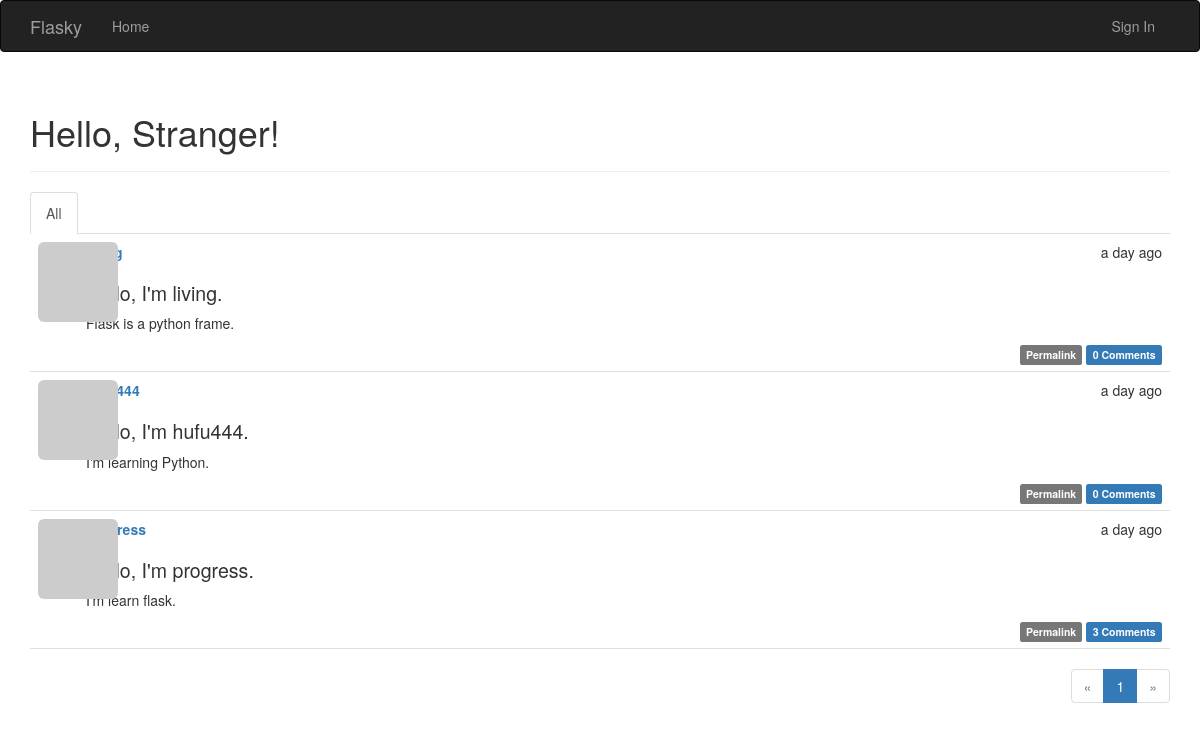
Before: / with the older database file.
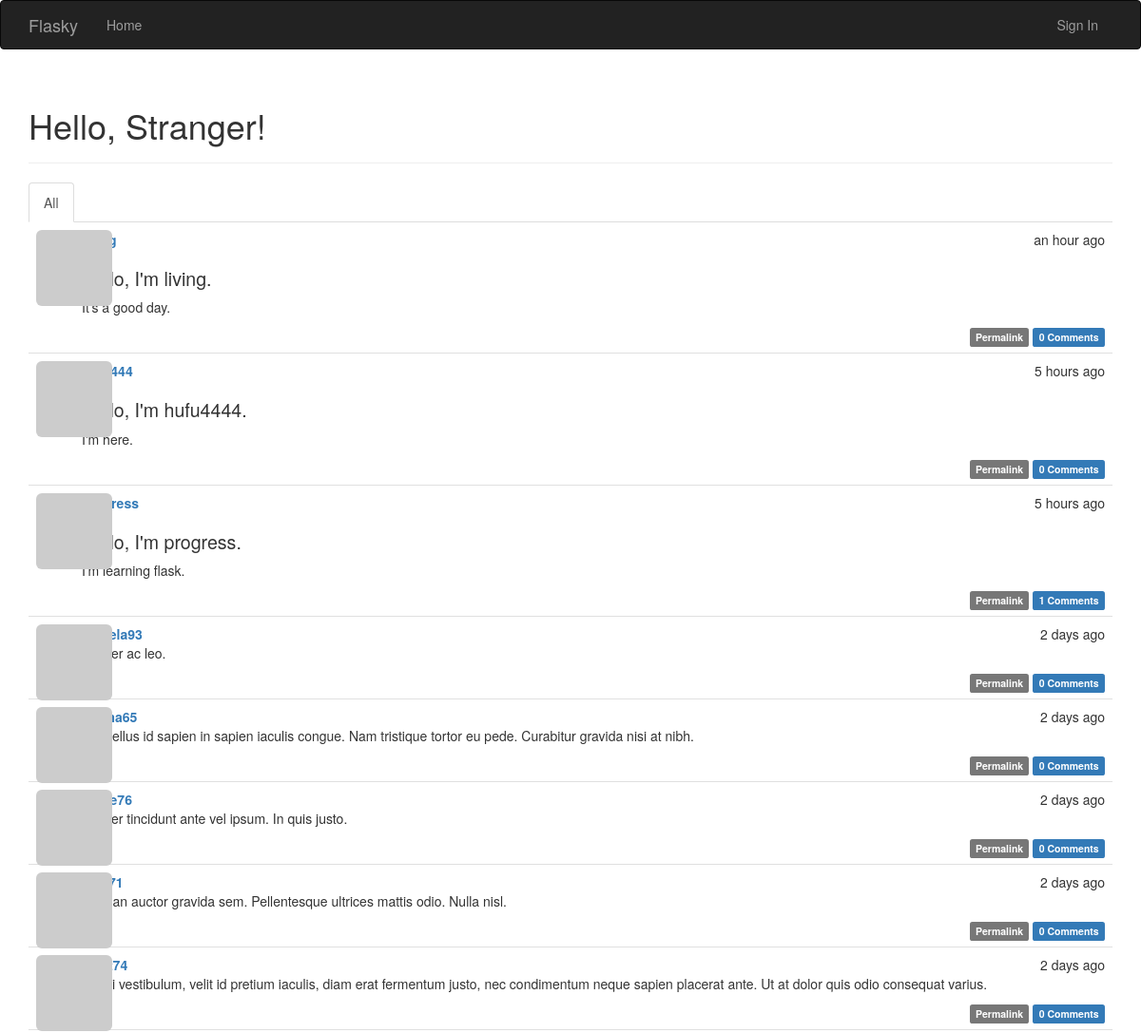
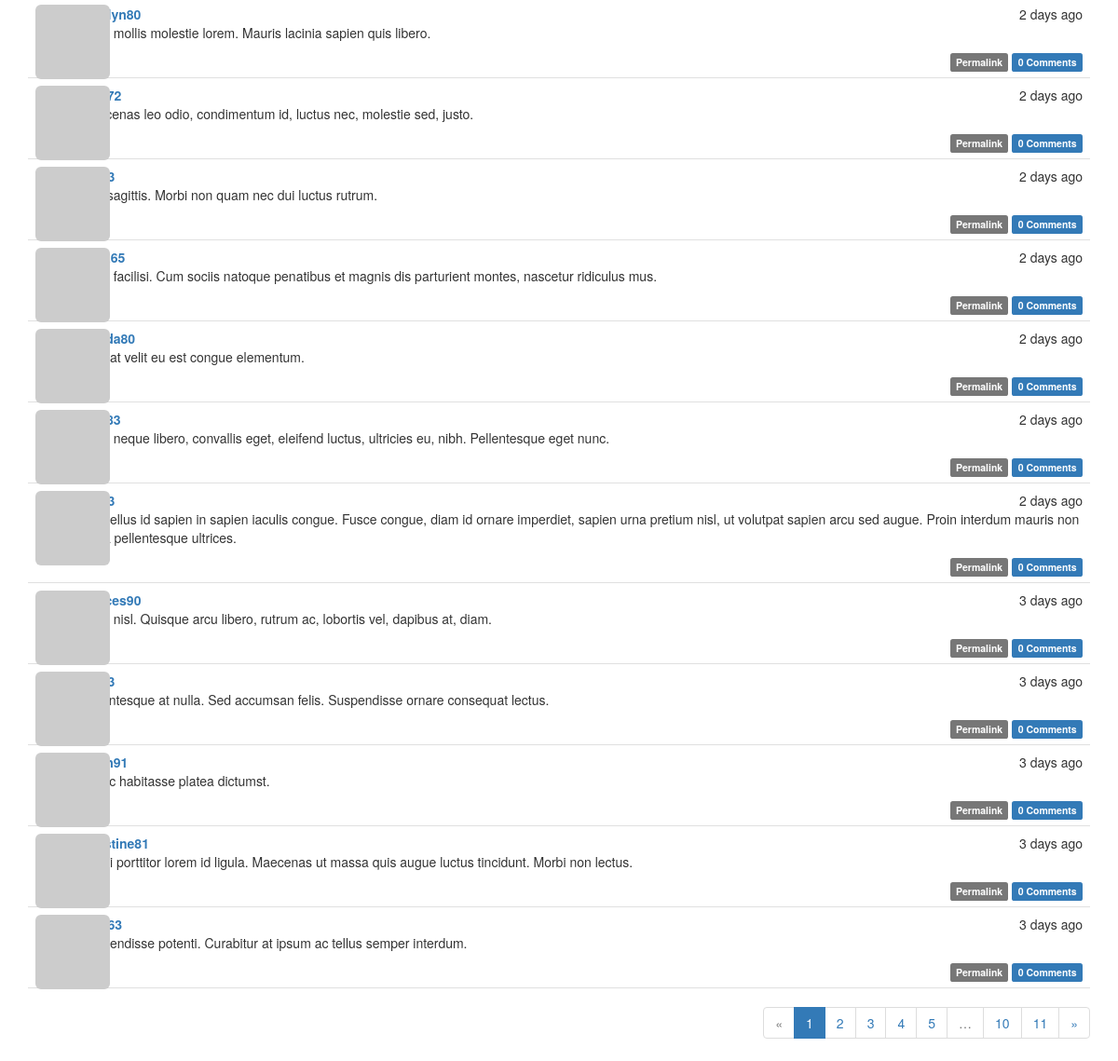
After: the same page with the newer database file (2 pictures, top to bottom).
### app/models.py (models this page shows, shortened)
class Post(db.Model):
    __tablename__ = "posts"
    id = db.Column(db.Integer, primary_key=True)
    body = db.Column(db.Text)
    body_html = db.Column(db.Text)
    timestamp = db.Column(db.DateTime, index=True, default=datetime.utcnow)
    author_id = db.Column(db.Integer, db.ForeignKey('users.id'))
    comments = db.relationship('Comment', backref='post', lazy='dynamic')

class User(UserMixin, db.Model):
    __tablename__ = 'users'
    id = db.Column(db.Integer, primary_key=True)
    email = db.Column(db.String(64), unique=True, index=True)
    username = db.Column(db.String(64), unique=True, index=True)
    password_hash = db.Column(db.String(128))
    role_id = db.Column(db.Integer, db.ForeignKey('roles.id'))
    avatar_hash = db.Column(db.String(32))
    confirmed = db.Column(db.Boolean, default=False)
    name = db.Column(db.String(64))
    location = db.Column(db.String(64))
    about_me = db.Column(db.Text())
    member_since = db.Column(db.DateTime(), default=datetime.utcnow)
    last_seen = db.Column(db.DateTime(), default=datetime.utcnow)
    posts = db.relationship('Post', backref='author', lazy='dynamic')
    followed = db.relationship('Follow', foreign_keys=[Follow.follower_id], backref=db.backref('follower', lazy='joined'),
        lazy='dynamic', cascade='all, delete-orphan')
    followers = db.relationship('Follow', foreign_keys=[Follow.followed_id], backref=db.backref('followed', lazy='joined'),
        lazy='dynamic', cascade='all, delete-orphan')
    comments = db.relationship('Comment', backref='author', lazy='dynamic')
    def gravatar(self, size=100, default='identicon', rating='g'):
        url = 'https://secure.gravatar.com/avatar'
        hash = self.avatar_hash or self.gravatar_hash()
        return '{url}/{hash}?s={size}&d={default}&r={rating}'.format(url=url, hash=hash, size=size, default=default, rating=rating)
    @property
    def password(self):
        raise AttributeError('password is not a readable attribute')
    def gravatar_hash(self):
        return hashlib.md5(self.email.lower().encode('utf-8')).hexdigest()

### app/main/views.py (the view)
@main.route('/', methods=['GET', 'POST'])
def index():
    form = PostForm()
    if current_user.can(Permission.WRITE) and form.validate_on_submit():
        post = Post(body=form.body.data, author=current_user._get_current_object())
        db.session.add(post)
        db.session.commit()
        return redirect(url_for('.index'))
    page = request.args.get('page', 1, type=int)
    show_followed = False
    if current_user.is_authenticated:
        show_followed = bool(request.cookies.get('show_followed', ''))
    if show_followed:
        query = current_user.followed_posts
    else:
        query = Post.query
    pagination = query.order_by(Post.timestamp.desc()).paginate(
        page, per_page=current_app.config['FLASKY_POSTS_PER_PAGE'],
        error_out=False)
    posts = pagination.items
    return render_template('index.html', form=form, posts=posts, show_followed=show_followed, pagination=pagination)

### app/auth/views.py (called while the page is built)
@auth.before_app_request
def before_request():
    if current_user.is_authenticated:
        current_user.ping()
        if not current_user.confirmed and request.endpoint[:5] != 'auth.':
            return redirect(url_for('auth.unconfirmed'))

### app/main/__init__.py (called while the page is built)
@main.app_context_processor
def inject_permissions():
    return dict(Permission=Permission)

### app/models.py (called while the page is built)
    def can(self, permissions):
        return False

    def is_administrator(self):
        return False

### app/templates/index.html (shortened to what this page needs)
{% extends "base.html" %}
{% import "bootstrap/wtf.html" as wtf %}
{% import "_macros.html" as macros %}
{% block page_content %}
<div class="page-header">
<h1>Hello, {% if current_user.is_authenticated %}{{ current_user.username }}{% else %}Stranger{% endif %}!</h1>
</div>
<div class="post-tabs">
<ul class="nav nav-tabs">
<li {% if not show_followed %} class="active" {% endif %}><a href="{{url_for('.show_all')}}">All</a></li>
</ul>
{% include '_posts.html' %}
</div>
{% if pagination %}
<div class="pagination">
{{macros.pagination_widget(pagination, '.index')}}
</div>
{% endif %}
{% endblock %}

### app/templates/base.html (shortened to what this page needs)
{% extends "bootstrap/base.html" %}
{% block head %}
{{super()}}
<link rel="stylesheet" type="text/css" href="{{url_for('static', filename='styles.css')}}">
{% endblock %}
{% block navbar %}
<div class="navbar navbar-inverse" role="navigation">
<div class="container">
<div class="navbar-header">
<a class="navbar-brand" href="/">Flasky</a>
</div>
<div class="navbar-collapse collapse">
<ul class="nav navbar-nav">
<li><a href="/">Home</a></li>
</ul>
<ul class="nav navbar-nav navbar-right">
{% if current_user.is_authenticated %}
<li><a href="{{url_for('auth.change_password')}}">Change Password</a></li>
<li><a href="{{url_for('auth.change_email_request')}}">Change Email</a></li>
<li><a href="{{url_for('auth.logout')}}">Sign Out</a></li>
{% else %}
<li><a href="{{url_for('auth.login')}}">Sign In</a></li>
{% endif %}
</ul>
</div>
</div>
</div>
{% endblock %}
{% block content %}
<div class="container">
{% block page_content %}{% endblock %}
</div>
{% endblock %}

### app/templates/_macros.html
{% macro pagination_widget(pagination, endpoint) %}
<ul class="pagination">
    <li {% if not pagination.has_prev %} class="disabled" {% endif %}>
        <a href="{% if pagination.has_prev %}{{url_for(endpoint, page=pagination.page-1, **kwargs)}}{% else %}#{% endif %}">
        &laquo;
        </a>
    </li>
    {% for p in pagination.iter_pages() %}
    {% if p %}
        {% if p==pagination.page %}
        <li class="active">
            <a href="{{url_for(endpoint, page=p, **kwargs)}}">{{p}}</a>
        </li>
        {% else %}
        <li>
            <a href="{{url_for(endpoint, page=p, **kwargs)}}">{{p}}</a>
        </li>
        {% endif %}
    {% else %}
    <li class="disabled"><a href="#">&hellip;</a></li>
    {% endif %}
    {% endfor %}
    <li {% if not pagination.has_next %} class="disabled"{% endif %}>
        <a href="{% if pagination.has_next %}{{url_for(endpoint, page=pagination.page+1, **kwargs)}}{% else %}#{% endif %}">
        &raquo;
        </a>
    </li>
</ul>
{% endmacro %}

### app/templates/_posts.html (shortened to what this page needs)
<ul class="posts">
{% for post in posts %}
<li class="post">
<div class="post-thumbnail">
<a href="{{url_for('.user', username=post.author.username)}}"><img class="img-rounded profile-thumbnail"
    src="{{post.author.gravatar(size=40)}}"></a>
</div>
<div class="post-content">
<div class="post-date">{{moment(post.timestamp).fromNow()}}</div>
<div class="post-author">
<a href="{{url_for('.user', username=post.author.username)}}">{{post.author.username}}</a>
</div>
<div class="post-body">
{% if post.body_html %}
{{post.body_html | safe}}
{% else %}
{{post.body}}
{% endif %}
</div>
<div class="post-footer">
<a href="{{url_for('.post', id=post.id)}}">
<span class="label label-default">Permalink</span>
</a>
<a href="{{url_for('.post', id=post.id)}}#comments"><span class="label label-primary">
{{post.comments.count()}} Comments</span>
</a>
</div>
</div>
</li>
{% endfor %}
</ul>

### app/static/styles.css (style rules this page uses)
.profile-thumbnail { position: absolute; }
div.post-tabs { margin-top: 16px; }
ul.posts { list-style-type: none; padding: 0px; margin: 16px 0px 0px 0px; border-top: 1px solid #e0e0e0; }
div.post-tabs ul.posts { margin: 0px; border-top: none; }
ul.posts li.post { padding: 8px; border-bottom: 1px solid #e0e0e0; }
div.post-date { float: right; }
div.post-author { font-weight: bold; }
div.post-thumbnail { position: absolute; }
div.post-content { margin-left: 48px; min-height: 48px; }
div.post-footer { text-align: right; }
div.pagination { width: 100%; text-align: right; padding: 0px; margin: 0px; }
.post-body h1 { font-size: 140%; }

Changed rows visible on the page:
no longer on this page (row edited): Post: timestamp "a day ago", body_html "Hello, I'm living. Flask is a python frame.", comments.count "0"
added Post: timestamp "an hour ago", body_html "Hello, I'm living. It's a good day.", comments.count "0"
changed Post: timestamp "a day ago" → "5 hours ago"; body_html "Hello, I'm hufu444. I'm learning Python." → "Hello, I'm hufu4444. I'm here."
changed Post: timestamp "a day ago" → "5 hours ago"; body_html "Hello, I'm progress. I'm learn flask." → "Hello, I'm progress. I'm learning flask."; comments.count "3" → "1"
added Post: timestamp "2 days ago", body_html "Integer ac leo.", comments.count "0"
added Post: timestamp "2 days ago", body_html "Phasellus id sapien in sapien iaculis congue. Nam tristique tortor eu pede. Curabitur gravida nisi at nibh.", comments.count "0"
added Post: timestamp "2 days ago", body_html "Integer tincidunt ante vel ipsum. In quis justo.", comments.count "0"
added Post: timestamp "2 days ago", body_html "Aenean auctor gravida sem. Pellentesque ultrices mattis odio. Nulla nisl.", comments.count "0"
added Post: timestamp "2 days ago", body_html "Morbi vestibulum, velit id pretium iaculis, diam erat fermentum justo, nec condimentum neque sapien placerat ante. Ut at dolor quis odio consequat varius.", comments.count "0"
added Post: timestamp "2 days ago", author.username "carolyn80", body_html "Nulla mollis molestie lorem. Mauris lacinia sapien quis libero.", comments.count "0"
added Post: timestamp "2 days ago", body_html "Maecenas leo odio, condimentum id, luctus nec, molestie sed, justo.", comments.count "0"
added Post: timestamp "2 days ago", body_html "Sed sagittis. Morbi non quam nec dui luctus rutrum.", comments.count "0"
added Post: timestamp "2 days ago", body_html "Nulla facilisi. Cum sociis natoque penatibus et magnis dis parturient montes, nascetur ridiculus mus.", comments.count "0"
added Post: timestamp "2 days ago", body_html "Duis at velit eu est congue elementum.", comments.count "0"
added Post: timestamp "2 days ago", body_html "Nulla neque libero, convallis eget, eleifend luctus, ultricies eu, nibh. Pellentesque eget nunc.", comments.count "0"
added Post: timestamp "2 days ago", body_html "Phasellus id sapien in sapien iaculis congue. Fusce congue, diam id ornare imperdiet, sapien urna pretium nisl, ut volutpat sapien arcu sed augue. Proin interdum mauris non ligula pellentesque ultrices.", comments.count "0"
added Post: timestamp "3 days ago", author.username "frances90", body_html "Nulla nisl. Quisque arcu libero, rutrum ac, lobortis vel, dapibus at, diam.", comments.count "0"
added Post: timestamp "3 days ago", body_html "Pellentesque at nulla. Sed accumsan felis. Suspendisse ornare consequat lectus.", comments.count "0"
added Post: timestamp "3 days ago", body_html "In hac habitasse platea dictumst.", comments.count "0"
added Post: timestamp "3 days ago", author.username "christine81", body_html "Morbi porttitor lorem id ligula. Maecenas ut massa quis augue luctus tincidunt. Morbi non lectus.", comments.count "0"
added Post: timestamp "3 days ago", body_html "Suspendisse potenti. Curabitur at ipsum ac tellus semper interdum.", comments.count "0"
Other visible differences:
new list line: "2"
new list line: "3"
new list line: "4"
new list line: "5"
new list line: "10"
new list line: "11"
